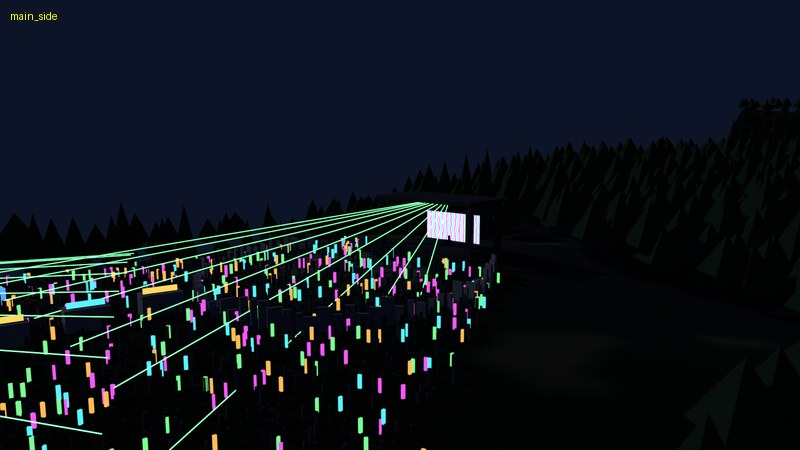
#> input picture claudedocs/bigdub_concept/bigdub_concept_main_side.jpg, 800 x 450 px, given in place of None0000.png, which was not available
$ python check_loop.py
#> lines starting #> are read from the running program, lines starting #| are printed output that depends on the picture; after the words box and inside, x2 and y2 are one past the last pixel; in counts of white or black regions, pixels touching at a corner belong together
"""Pack gate for the REACTOR visuals (from GRAVEYARD SHIFT's) (copied from the Dino pack's check_loop.py and adapted: --bars for the
4-bar sting, safe-area and true-1 m2 info lines). Checks rendered frames or a video against the pack rules,
independent of the scene script (system Python 3 + numpy + Pillow; ffmpeg on PATH for --video).

  python check_loop.py FRAMES_DIR PREFIX --seam FRAME_N.png [--bars 8] [--bpm 140]   a loop's PNG frames + frame N
  python check_loop.py --video FILE.mp4 [--bars 8] [--bpm 140]                      an encoded loop, or the full set
Tempo: 140 BPM half-time by default (env VJ_BPM, VJ_HALFTIME); --straight for 4-on-the-floor.

Rules (the visuals wall is a 23 x 12.94 m screen in a dark VR night scene, and the DJ finds strobing too much):
  brightness  every 1/16-of-the-width block (120 x 120 px at 1080p, the lead's "~1 m2" block) at most 0.65 luma (the
              lead's cap is 0.70; the Dino gate's 0.65 is kept), and no frame brighter than 0.5 on average (no
              full-frame white). Info: the brightest true 1 m2 of this wall (1920 / 23 = 83 px blocks).
  flashes     at most 3 per second in any 1/16 of the frame (WCAG-style: a rise and a fall of >= 0.1 in mean relative
              luminance)
  one-frame   no frame that jumps up and falls most of the way back on the next frame (frame mean or any 1/16 region)
  kick pulse  accent frames (half-time: kick and snare, beats 1 and 3) at most 1.6x as bright as the frames halfway
              between accents
  seam        (loops) frame N rendered by the scene matches frame 0 (PSNR >= 45 dB), and the last -> first step is no
              bigger than the largest step inside the loop (MP4s: 1.1x, frame 0 is a keyframe; steps under 1.0 of
              255 always pass)
Info only: beat sync (accents that are brightness peaks), and the share of bright pixels (luma > 0.4) outside the
middle 90% of the frame (key art belongs inside; colour may bleed to the edges). Exit code 0 = PASS, 1 = FAIL.
"""
import argparse
import math
import os
import subprocess
import sys

import numpy as np
from PIL import Image

W709 = np.array([0.2126, 0.7152, 0.0722], dtype=np.float32)
BLOCK_MAX, MEAN_MAX, FLASH_MAX, KICK_MAX, SEAM_MIN_DB, POP_FLOOR = 0.65, 0.5, 3, 1.6, 45.0, 1.0


def stats(rgb):
    """Per-frame measures from an HxWx3 array of display values."""
    a = rgb.astype(np.float32) / 255
    y = a @ W709                                                   # luma of the display values
    h, w = y.shape
    b = w // 16
    blocks = y[:(h // b) * b, :16 * b].reshape(h // b, b, 16, b).mean(axis=(1, 3))
    b2 = w // 23                                                   # a true 1 m2 of the 23 m wide wall
    m2 = y[:(h // b2) * b2, :23 * b2].reshape(h // b2, b2, 23, b2).mean(axis=(1, 3))
    lin = np.where(a <= 0.04045, a / 12.92, ((a + 0.055) / 1.055) ** 2.4) @ W709   # relative luminance
    h4, w4 = h // 4, w // 4
    quads = lin[:4 * h4, :4 * w4].reshape(4, h4, 4, w4).mean(axis=(1, 3)).ravel()
    bright = y > 0.4
    mh, mw = int(round(h * 0.05)), int(round(w * 0.05))
    n_b = bright.sum()
    n_in = bright[mh:h - mh, mw:w - mw].sum()
    out_share = (n_b - n_in) / n_b if n_b else 0.0
    return y.mean(), blocks.max(), quads, m2.max(), out_share


# [45 lines left out: functions flash_peaks, worst_flash_rate, spikes, not called in this run]


def frames_from_pngs(d, prefix, n):
    for f in range(n):
        yield np.asarray(Image.open(f"{d}/{prefix}{f:04d}.png").convert("RGB"))


# [11 lines left out: function frames_from_video, not called in this run]


def main():
    ap = argparse.ArgumentParser()
    ap.add_argument("frames_dir", nargs="?")
    ap.add_argument("prefix", nargs="?")
    ap.add_argument("--seam")
    ap.add_argument("--video")
    ap.add_argument("--bars", type=int, default=int(os.environ.get("VJ_BARS", 8)))
    ap.add_argument("--bpm", type=float, default=float(os.environ.get("VJ_BPM", 140)))
    ap.add_argument("--halftime", action="store_true", default=os.environ.get("VJ_HALFTIME", "1") == "1",
                    help="accents on beats 1 and 3 only (the kick-pulse test and beat-sync report use those)")
    ap.add_argument("--straight", action="store_true", help="accents on every beat")
    a = ap.parse_args()
    if a.straight:
        a.halftime = False
    fps = 30
    fpb = fps * 60.0 / a.bpm
    beats = 4 * a.bars
    loop_n = int(round(beats * fpb))
    beat_f = [math.floor(k * fpb + 0.5) for k in range(0, beats, 2 if a.halftime else 1)]

    src = frames_from_video(a.video) if a.video else frames_from_pngs(a.frames_dir, a.prefix, loop_n)
    L, B, Q, M2, OUT, steps, first, prev = [], [], [], [], [], [], None, None
    for i, im in enumerate(src):
        m, bmax, q, m2, out = stats(im)
        L.append(m)
        B.append(bmax)
        Q.append(q)
        M2.append(m2)
        OUT.append(out)
        cur = im.astype(np.float32)
        if prev is not None:
            steps.append(np.abs(cur - prev).mean())
        if first is None:
            first = cur
        prev = cur
        if a.video and i % 9000 == 8999:
            print(f"  ... {(i + 1) / fps / 60:.0f} min checked", flush=True)
#> this loop made 3 passes
#> (n_b in stats, n_in in stats, out_share in stats, m, bmax, m2, out) on passes 1 to 3: (16454, 14265, 0.133, 0.0789, 0.359, 0.509, 0.133), (186573, 156446, 0.161, 0.46, 0.941, 0.949, 0.161), (186573, 156446, 0.161, 0.46, 0.941, 0.949, 0.161)
#> pass 1, in stats, `y = a @ W709`:
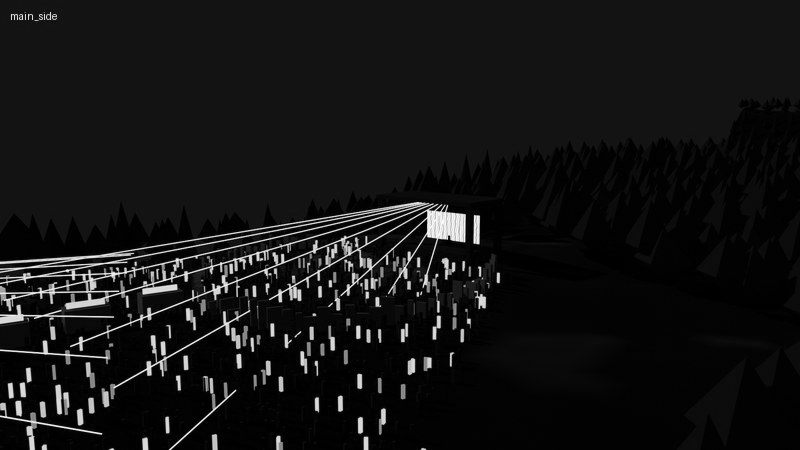
#> y: shape (450, 800) float32; min 0, max 0.994, mean 0.0789
#> pass 1, in stats, `lin = np.where(a <= 0.04045, a / 12.92, ((a + 0.055) / 1.055) ** 2.4) ..`:
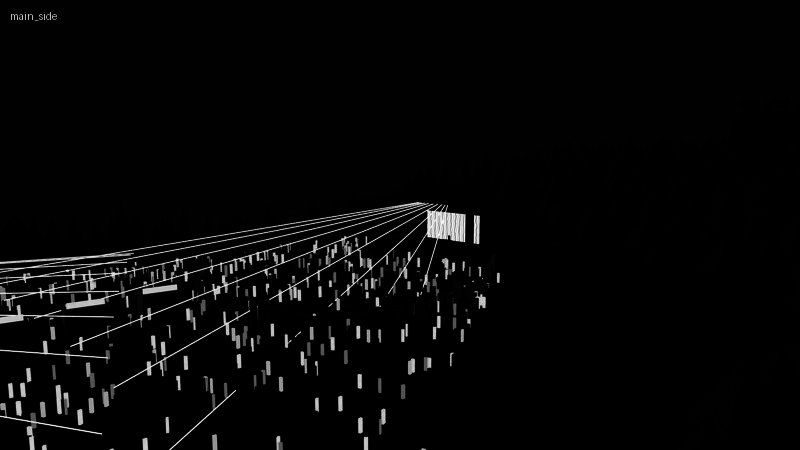
#> lin: shape (450, 800) float32; min 0, max 0.985, mean 0.0289
#> pass 1, in stats, `bright = y > 0.4`:
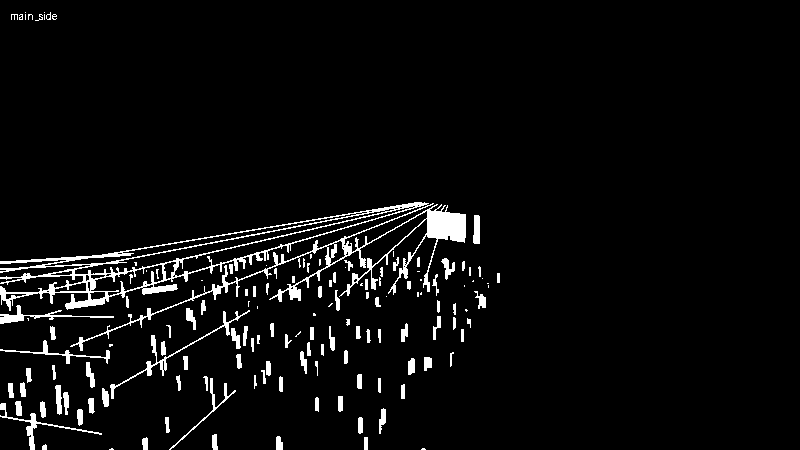
#> bright: shape (450, 800) bool; 4.6% white; 142 white regions (43 under 20 px), largest, box (x1, y1, x2, y2) and area: (0, 202, 466, 351) 8625, (110, 310, 250, 399) 618, (0, 403, 102, 450) 442
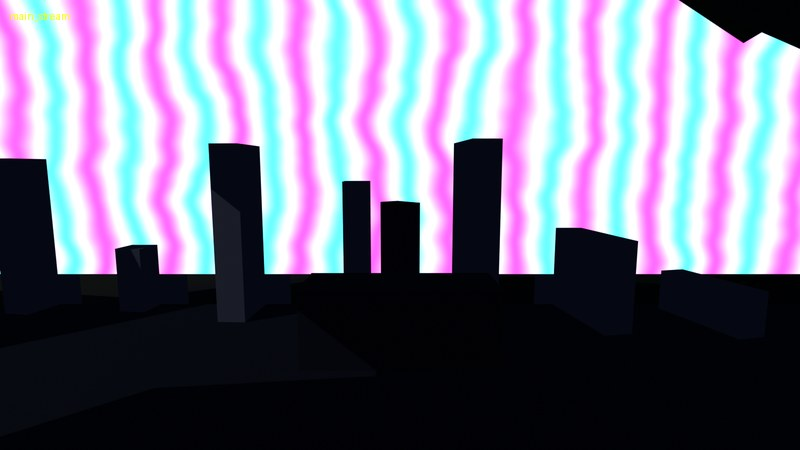
#> input picture claudedocs/bigdub_concept/bigdub_concept_main_stream.jpg, 800 x 450 px, given in place of None0001.png, which was not available
#> after the loop, B = [0.359, 0.941, 0.941]; L = [0.0789, 0.46, 0.46]; M2 = [0.509, 0.949, 0.949]; OUT = [0.133, 0.161, 0.161]; Q = 3 items; steps = [118.3, 0]
    n = len(L)
    L, B, Q, M2, OUT = np.array(L), np.array(B), np.array(Q), np.array(M2), np.array(OUT)
    looped = n == loop_n                                           # a loop (frames or encoded) wraps around
    fails = []

    def t(f):
        return f"f{f}" if looped else f"{f // fps // 60}:{f // fps % 60:02d}+{f % fps:02d}f"

    print(f"{n} frames ({n / fps:.2f} s){f', a {a.bars}-bar loop' if looped else ''}")
    on_idx = [g for g in range(n) if g % loop_n in beat_f]
    mid_idx = [(g + round(fpb * (1.0 if a.halftime else 0.5))) % n for g in on_idx]   # halfway between accents
    ratio = L[on_idx].mean() / max(L[mid_idx].mean(), 1e-6)
    if looped:
        peaks = [f for f in range(n) if L[f] > L[f - 1] and L[f] >= L[(f + 1) % n]]
        print(f"beat sync (info): {sum(b in peaks for b in beat_f)}/{len(beat_f)} accents are brightness peaks; "
              f"peaks off the grid: {[p for p in peaks if p not in beat_f][:12]}")
    print(f"kick pulse: on-beat {L[on_idx].mean():.3f} vs mid-beat {L[mid_idx].mean():.3f} -> x{ratio:.2f}")
    if ratio > KICK_MAX:
        fails.append(f"kick pulse x{ratio:.2f} > {KICK_MAX}")

    print(f"brightness: brightest 120 px block {B.max():.2f} ({t(int(B.argmax()))}); brightest frame {L.max():.3f} "
          f"({t(int(L.argmax()))}); mean frame {L.mean():.3f}")
    print(f"info: brightest true 1 m2 (83 px) {M2.max():.2f} ({t(int(M2.argmax()))}); bright pixels outside the "
          f"middle 90%: worst {OUT.max():.0%} ({t(int(OUT.argmax()))}), mean {OUT.mean():.0%}")
    over = np.nonzero(B > BLOCK_MAX)[0]
    if len(over):
        fails.append(f"{len(over)} frames have a block over {BLOCK_MAX} (first {t(int(over[0]))})")
    if L.max() > MEAN_MAX:
        fails.append(f"frame {t(int(L.argmax()))} averages {L.max():.2f} > {MEAN_MAX} (full-frame white)")

    rates = [worst_flash_rate(Q[:, r], looped, fps) for r in range(16)]
    r_worst = int(np.argmax([r[0] for r in rates]))
    print(f"flashes: worst 1/16 region has {rates[r_worst][0]} per second (region {r_worst}, "
          f"first flash peaks {[t(p) for p in rates[r_worst][1][:8]]})")
    if rates[r_worst][0] > FLASH_MAX:
        fails.append(f"{rates[r_worst][0]} flashes per second > {FLASH_MAX}")

    sp = spikes(L, 0.04, looped=looped)
    sp_r = sorted({f for r in range(16) for f in spikes(Q[:, r], 0.08, looped=looped)})
    print(f"one-frame hits: {len(sp)} in the frame mean, {len(sp_r)} in regions"
          + (f" (at {[t(f) for f in (sp + sp_r)[:8]]})" if sp or sp_r else ""))
    if sp or sp_r:
        fails.append("one-frame hits")

    if looped:
        wrap = np.abs(first - prev).mean()
        print(f"loop step last->first: {wrap:.2f} (steps inside the loop: median {np.median(steps):.2f}, "
              f"max {np.max(steps):.2f})")
        if wrap > max(np.max(steps) * (1.1 if a.video else 1.02), POP_FLOOR):
            fails.append("the wrap step is the loop's biggest jump (seam pop)")
    if a.seam:
        sf = np.asarray(Image.open(a.seam).convert("RGB"), dtype=np.float32)
        d = np.abs(first - sf)
        mse = (d ** 2).mean()
        psnr = float("inf") if mse == 0 else 10 * np.log10(255 ** 2 / mse)
        print(f"seam: frame {loop_n} vs 0: PSNR {psnr:.1f} dB, max diff {d.max():.0f}")
        if psnr < SEAM_MIN_DB:
            fails.append(f"seam PSNR {psnr:.1f} dB < {SEAM_MIN_DB}")
    elif looped and not a.video:
        fails.append("no --seam frame given")

    print("RESULT: PASS" if not fails else "RESULT: FAIL: " + "; ".join(fails))
    sys.exit(0 if not fails else 1)


if __name__ == "__main__":
#> (the run stopped early here; a loop or call above may not have finished)
